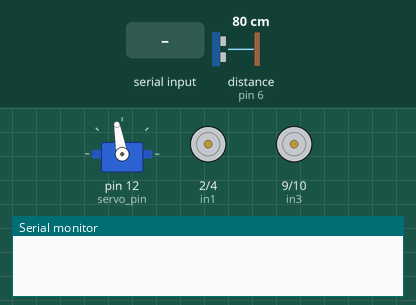
Simulated run of this sketch. Board: Arduino Uno, built with avr-gcc and run on an emulated ATmega328P. Parts: servo, motor-driver pin pairs drawn as motors (green arrow = first pin HIGH = forward, orange = second pin HIGH = backward, longer = more drive, scaled by the enable pin), the last lines printed to the serial monitor. Inputs (shaded band) come from the test bench; at power-on: distance to the obstacle (sensor on pin 6) 80 cm. The echo pulse lasts 58.3 µs per cm.

Above: at 1.3 s.
1.4 s: "90,45\n" received over Serial
At 1.48 s:
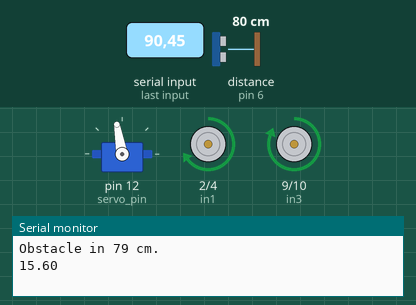
3.0 s: "90\n" received over Serial
At 3.7 s:
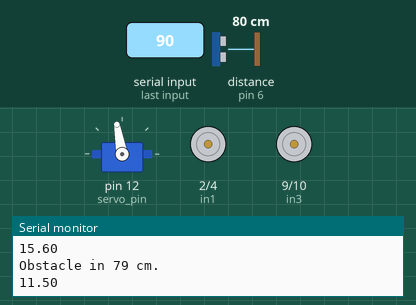
4.6 s: "200\n" received over Serial
At 5.4 s:
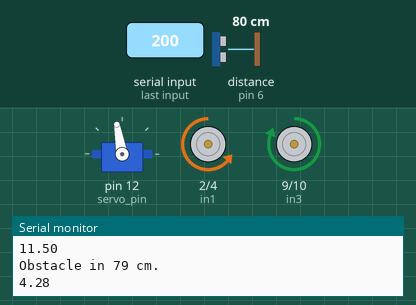
Timing chart, 0 to 7.6 s (numbered marks = the images above; inputs shaded):
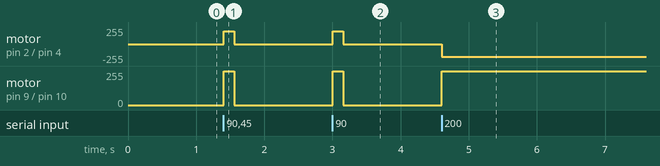

The sketch:

Arduino_Track.ino
```cpp
#include <Wire.h>
#include <Servo.h>

// Scanning state variables
enum ScanState {
  scan_right,
  scan_left,
  return_center
};
enum ScanState current_scan_state = scan_right;

float PID(int ballCenterX);
void stopMotors();
void turnLeft(int control_signal);
void turnRight(int control_signal);
void driveForward();
void runMotorForDuration(void (*motorFunction)(int), int control_signal, int interval);
void servoScan(int *angle, ScanState *current_scan_state, int change_angle, int sign_to_search);
void servoReturn(int *angle, ScanState *current_scan_state, int control_signal, int interval);
long getUltrasonicDistance();

// Motor Pins
const int ena = 3; // Left motor
const int enb = 13; // Right motor

const int in1 = 2;  // Left motor forward
const int in2 = 4;  // Left motor backward
const int in3 = 9;  // Right motor forward
const int in4 = 10;  // Right motor backward

const int default_speed = 180;  // 0 to 255
float threshold = 4.5;

// Control parameters
unsigned long previous_time = 0;
float previous_error = 0;
float integral = 0;
float control_signal = 0.0;

// Ultrasonic sensor pins
const int trig_pin = 7;
const int echo_pin = 6;

// Servo pin
const int servo_pin = 12;
Servo myServo;

// Servo angle limits for scanning
const int angle_middle = 100;
const int angle_right = 50;
const int angle_left = 150;
int angle = angle_middle;

int sign_to_search = 1;

long front_distance;

unsigned long previous_servo_time = 0;
const unsigned long servo_interval = 20;

int32_t ball_center_x = 0;
int moving = 0; // Sign we search the center

void setup() {
  // Initialize serial communication
  Serial.begin(115200);
  Wire.begin();

  // Initialize pins
  myServo.attach(servo_pin);
  myServo.write(angle);
  pinMode(trig_pin, OUTPUT);
  pinMode(echo_pin, INPUT);
  pinMode(ena, OUTPUT);
  pinMode(enb, OUTPUT);
  pinMode(in1, OUTPUT);
  pinMode(in2, OUTPUT);
  pinMode(in3, OUTPUT);
  pinMode(in4, OUTPUT);
  delay(100);
}

void loop() {
  if (Serial.available() > 0) {
    String receivedData = Serial.readStringUntil('\n');
    ball_center_x = receivedData.toInt();

    front_distance = getUltrasonicDistance();
    Serial.print("Obstacle in ");
    Serial.print(front_distance);
    Serial.println(" cm.");

    if (front_distance < 30) {
      stopMotors();
      Serial.println("Finish!");
      return;
    }
    // If the ball isn't detect (-1 means, not see a ball)
    if (ball_center_x == -1) {
      stopMotors();
      // Scan
      if (current_scan_state != return_center) {
        if (millis() - previous_servo_time >= servo_interval){
          previous_servo_time = millis();
          servoScan(&angle, &current_scan_state, 10, sign_to_search);
        }
      }
    }

    // If the ball is detect
    else {
      // After scanning, return back the servo to the middle
      control_signal = PID(ball_center_x);
      if (angle != angle_middle) {
        sign_to_search = 0; // For not searching another time
        if (millis() - previous_servo_time >= servo_interval){
          previous_servo_time = millis();
          servoReturn(&angle, &current_scan_state, control_signal, 300);
        }
      }

      // If we didn't scan at all or we return the car to start position, lets apply controller.
      else {
        Serial.println(control_signal);
        if (abs(control_signal) > threshold && !moving){
          // Positive Feedback -> Turn left
          if (control_signal > 0) {
            runMotorForDuration(turnLeft, control_signal, 150);
          }
          else {
            runMotorForDuration(turnRight, abs(control_signal), 150);
          }
        }
        else {
          driveForward();
          moving = 1;
        }
      }
    }
  }
}

float PID(int ballCenterX) {
  float Kp = 0.05;
  float Ki = 0.0;
  float Kd = 0.025;

  unsigned long current_time = millis();
  // Convert milliseconds to seconds
  float delta_time = (float)(current_time - previous_time) / 1000.0;

  unsigned int setpoint = 320;  // Center of the frame (640/2)

  int error = setpoint - ballCenterX;
  integral += error * delta_time;
  float derivative = (error - previous_error) / delta_time;

  previous_error = error;
  previous_time = current_time;
  return (Kp * error) + (Kd * derivative) + (Ki * integral);
}

void stopMotors(){
    digitalWrite(in1, LOW);
    digitalWrite(in2, LOW);
    digitalWrite(in3, LOW);
    digitalWrite(in4, LOW);
    analogWrite(ena, 0);
    analogWrite(enb, 0);
}

void turnRight(int control_signal){
    digitalWrite(in1, LOW);
    digitalWrite(in2, HIGH);  // Left motor forward
    digitalWrite(in3, LOW);
    digitalWrite(in4, HIGH); // Right motor backward

    // Adjust PWM duty cycle
    analogWrite(ena, default_speed - control_signal); // Left
    analogWrite(enb, default_speed + control_signal); // Right
}

void turnLeft(int control_signal){
    digitalWrite(in1, HIGH); // Left motor backward
    digitalWrite(in2, LOW);
    digitalWrite(in3, HIGH); // Right motor forward
    digitalWrite(in4, LOW);

    analogWrite(ena, default_speed + control_signal);
    analogWrite(enb, default_speed - control_signal);
}

void driveForward(){
    analogWrite(ena, default_speed - 35); // Left side is a little heavier
    analogWrite(enb, default_speed - 50);

    digitalWrite(in1, LOW);
    digitalWrite(in2, HIGH);
    digitalWrite(in3, HIGH);
    digitalWrite(in4, LOW);
}

void servoScan(int *angle, ScanState *current_scan_state, int change_angle, int sign_to_search){
  if (sign_to_search){
    switch (*current_scan_state) {
      case scan_right:
        *angle -= change_angle;
        if (*angle == angle_right) {
          *current_scan_state = scan_left;
        }
      break;

      case scan_left:
        *angle += change_angle;
        if (*angle == angle_left) {
          *current_scan_state = return_center;
          *angle = angle_middle;
        }
      break;
    }
    Serial.println(*angle);
    myServo.write(*angle);
  }
}

void servoReturn(int *angle, ScanState *current_scan_state, float control_signal, int interval){
  *angle = angle_middle;
  switch (*current_scan_state) {
    case scan_right:
      runMotorForDuration(turnRight, control_signal, interval);
    break;

    case scan_left:
      runMotorForDuration(turnLeft, control_signal, interval);
    break;
  }
  *current_scan_state = return_center;
  myServo.write(*angle);
}

void runMotorForDuration(void (*motorFunction)(int), int control_signal, int interval) {
  unsigned long startMillis = millis();
  while (millis() - startMillis <= interval) {
    motorFunction(control_signal);
  }
  stopMotors();
}

long getUltrasonicDistance() {
  digitalWrite(trig_pin, LOW);
  delayMicroseconds(2);

  digitalWrite(trig_pin, HIGH);
  delayMicroseconds(10);
  digitalWrite(trig_pin, LOW);

  long duration = pulseIn(echo_pin, HIGH, 30000);

  if (duration == 0) {
    return 999;  // No echo detected (timeout)
  }

  // Calculate the distance (in centimeters)
  long distance = duration * 0.0343 / 2;
  return distance;
}
```

Measured:
- after the input at 1.4 s, motor on pin 2 (in1) / pin 4 (in2): stopped → forward 195/255 at once, → stopped 0.15 s later; motor on pin 9 (in3) / pin 10 (in4): stopped → forward 255/255 at once, → stopped 0.15 s later
- after the input at 3.0 s, motor on pin 2 (in1) / pin 4 (in2): stopped → forward 195/255 at once, → stopped 0.15 s later; motor on pin 9 (in3) / pin 10 (in4): stopped → forward 255/255 at once, → stopped 0.15 s later
- after the input at 4.6 s, motor on pin 2 (in1) / pin 4 (in2): stopped → backward 191/255 at once; motor on pin 9 (in3) / pin 10 (in4): stopped → forward 255/255 at once
